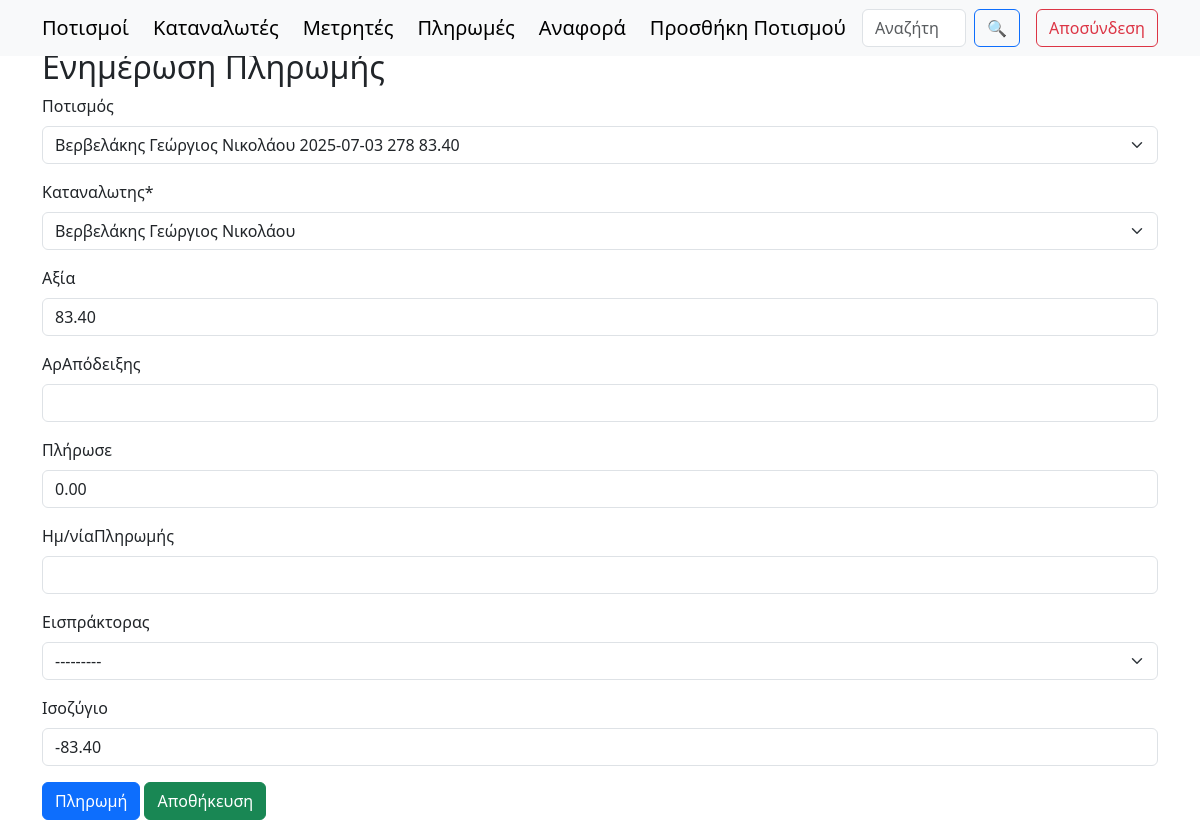
The page /paids/update/399/ (signed in) on the database its author committed.
### synet/models.py (models this page shows, shortened)
class Paids(models.Model):
    irrigation = models.ForeignKey(WaterCons, on_delete=models.SET_NULL, null=True, blank=True, related_name="paid_irrigations")
    customer = models.ForeignKey(Persons, on_delete=models.SET_NULL, null=True)
    cost = models.DecimalField(max_digits=10, decimal_places=2, null=True, blank=True)
    receiptNumber = models.IntegerField(null=True, blank=True, unique=True)
    paid = models.DecimalField(max_digits=10, decimal_places=2, null=True, blank=True)
    paymentDate = models.DateField(null=True, blank=True)
    receiver = models.ForeignKey(Receivers, on_delete=models.SET_NULL, null=True, blank=True)
    balance = models.DecimalField(max_digits=10, decimal_places=2, null=True, blank=True)

class WaterCons(models.Model):
    serialNumber = models.IntegerField(null=True, blank=True)
    date = models.DateField()
    counter = models.ForeignKey(Counters, on_delete=models.SET_NULL, null=True)
    customer = models.ForeignKey(Persons, on_delete=models.SET_NULL, null=True)
    finalIndication = models.IntegerField()
    initialIndication = models.IntegerField()
    intermediateIndication = models.IntegerField(null=True, blank=True)
    cubicMeters = models.IntegerField(null=True, blank=True)
    billableCubicMeters = models.IntegerField(null=True, blank=True)
    hydronomistsCubicMeters = models.DecimalField(max_digits=10, decimal_places=2, null=True, blank=True)
    costPerMeter = models.DecimalField(max_digits=10, decimal_places=2, null=True, blank=True, default=0.30)
    cost = models.DecimalField(max_digits=10, decimal_places=2, null=True, blank=True)
    hydronomistsRight = models.DecimalField(max_digits=10, decimal_places=2, null=True, blank=True)
    viberMsg = models.CharField(max_length=200, null=True, blank=True)
    notes = models.TextField( null=True,blank=True)
    field = models.ForeignKey(Fields, on_delete=models.SET_NULL, null=True, blank=True)
    receipt = models.ForeignKey("Paids", on_delete=models.SET_NULL, null=True, blank=True, related_name="watercons_receipts") # idΑπόδειξης (paids_id)
    def __str__(self):
        return f"{self.customer} {self.date} {self.billableCubicMeters} {self.cost}".strip()  # Αφαιρεί επιπλέον κενά

### synet/views.py (the view)
# urls.py: path('paids/update/<int:id>/', views.paids_update, name='paids_update'),
@permission_required('synet.change_model', raise_exception=True)
def paids_update(request, id):
    paid = get_object_or_404(Paids, id=id)
    if request.method == "POST":
        form = PaidsForm(request.POST, instance=paid)
        if form.is_valid():
            form.save()
            return redirect('index')
    else:
        form = PaidsForm(instance=paid)
    return render(request, 'paids_update.html', {'form': form})

### synet/forms.py
class PaidsForm(forms.ModelForm):
    class Meta:
        model = Paids
        fields = '__all__'
        labels = {
            'irrigation': 'Ποτισμός',
            'customer': 'Καταναλωτης',
            'cost': 'Αξία',
            'paid': 'Πλήρωσε',
            'paymentDate': 'Ημ/νίαΠληρωμής',
            'receiver': 'Εισπράκτορας',
            'receiptNumber': 'ΑρΑπόδειξης',
            'balance': 'Ισοζύγιο',
        }

### synet/models.py (called while the page is built)
    def __str__(self):
        return f"{self.surname} {self.name} {self.fathersName}".strip()  # Αφαιρεί επιπλέον κενά

    def __str__(self):
        return self.receiver

### templates/paids_update.html (shortened to what this page needs)
{% load crispy_forms_tags %}
<!DOCTYPE html>
<html lang="el">
<head>
    <link rel="stylesheet" href="https://cdn.jsdelivr.net/npm/bootstrap@5.3.0/dist/css/bootstrap.min.css">
</head>
<body>
    {% include "navbar.html" %}
    <div class="container mt-5">
        <h2>Ενημέρωση Πληρωμής</h2>
        <form method="post">
            {{ form|crispy }}
            <button type="button" class="btn btn-primary" id="fillPayment">Πληρωμή</button>
            <button type="submit" class="btn btn-success">Αποθήκευση</button>
        </form>
    </div>
</body>
</html>

### rows shown on the page
Paids: irrigation "Βερβελάκης Γεώργιος Νικολάου 2025-07-03 278 83.40", paid "0.00", receiver "---------", balance "-83.40"
WaterCons: customer "Βερβελάκης Γεώργιος Νικολάου", cost "83.40"
